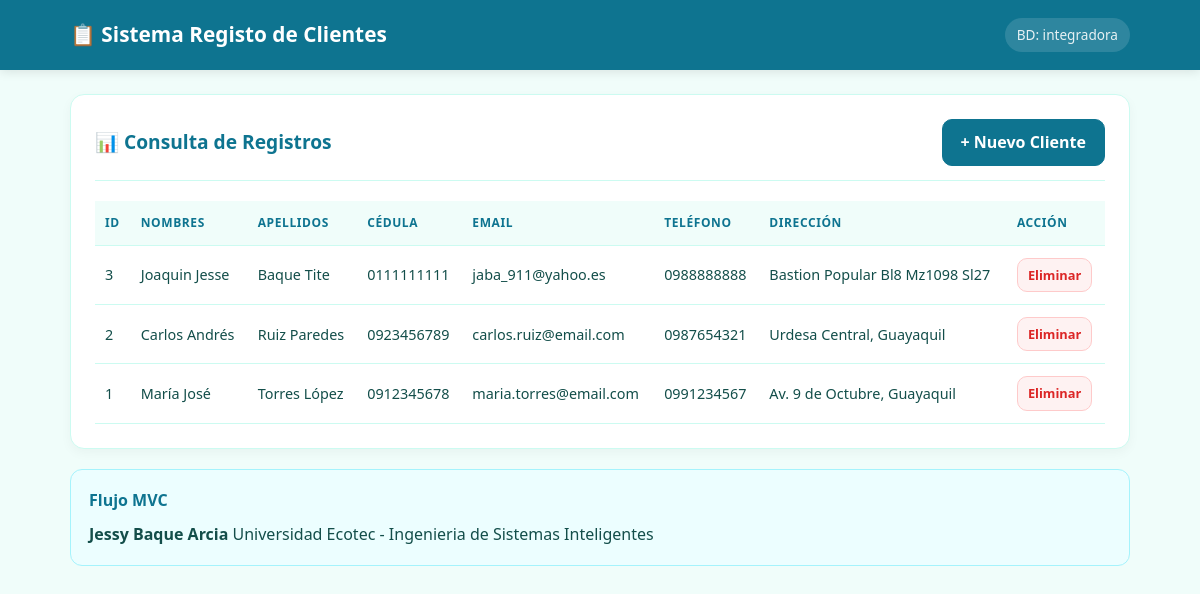
The page / on the database its author committed.
### tables this page shows
CREATE TABLE `clientes` (
  `id` int(11) NOT NULL,
  `nombres` varchar(80) NOT NULL,
  `apellidos` varchar(80) NOT NULL,
  `cedula` varchar(10) NOT NULL,
  `email` varchar(120) NOT NULL,
  `telefono` varchar(15) NOT NULL,
  `direccion` varchar(200) NOT NULL,
  `fecha_registro` timestamp NOT NULL DEFAULT current_timestamp()
);

### controller/ClienteController.php (called while the page is built, shortened)
<?php
class ClienteController {
    private $modelo;
    public function __construct() {
        require_once "models/Cliente.php";
        $this->modelo = new Cliente();
    }
    public function listar() {
        $clientes = $this->modelo->obtenerTodos();
        require_once "views/clientes/listar.php";
    }
}
?>

### config/conexion.php (called while the page is built, shortened)
<?php
class Conexion {
    private static $instancia = null;
    private function __construct() {
        try {
            $this->conexion = new PDO(
                "mysql:host=".DB_HOST.";dbname=".DB_NAME.";charset=utf8mb4",
                DB_USER,
                DB_PASS,
                [
                    PDO::ATTR_ERRMODE => PDO::ERRMODE_EXCEPTION,
                    PDO::ATTR_DEFAULT_FETCH_MODE => PDO::FETCH_ASSOC
                ]
            );
        } catch(PDOException $e) {
            die("Error de conexión BD integradora: " . $e->getMessage() . "<br>Verifica que creaste la BD integradora en phpMyAdmin e importaste integradora.sql");
        }
    }
    public static function getConexion() {
        if (self::$instancia === null) {
            self::$instancia = new self();
        }
        return self::$instancia->conexion;
    }
}
?>

### models/Cliente.php (called while the page is built, shortened)
<?php
class Cliente {
    private $db;
    public function __construct() {
        $this->db = Conexion::getConexion();
    }
    public function obtenerTodos() {
        $stmt = $this->db->query("SELECT * FROM clientes ORDER BY id DESC");
        return $stmt->fetchAll();
    }
}
?>

### views/clientes/listar.php (the view, shortened to what this page needs)
<!DOCTYPE html>
<html lang="es">
<head>
    <link rel="stylesheet" href="css/estilos.css">
</head>
<body>
<nav class="navbar">
    <div class="nav-content">
        <h1>📋 Sistema Registo de Clientes</h1>
        <div class="nav-info">BD: integradora</div>
    </div>
</nav>
<div class="container">
    <div class="card">
        <div class="card-header">
            <h2>📊 Consulta de Registros</h2>
            <a href="index.php?accion=crear" class="btn btn-primary">+ Nuevo Cliente</a>
        </div>
        <div class="table-responsive">
            <table>
                <thead>
                    <tr>
                        <th>ID</th>
                        <th>Nombres</th>
                        <th>Apellidos</th>
                        <th>Cédula</th>
                        <th>Email</th>
                        <th>Teléfono</th>
                        <th>Dirección</th>
                        <th>Acción</th>
                    </tr>
                </thead>
                <tbody>
                    <?php if (!empty($clientes)): ?>
                        <?php foreach ($clientes as $c): ?>
                        <tr>
                            <td><?= $c['id'] ?></td>
                            <td><?= htmlspecialchars($c['nombres']) ?></td>
                            <td><?= htmlspecialchars($c['apellidos']) ?></td>
                            <td><?= htmlspecialchars($c['cedula']) ?></td>
                            <td><?= htmlspecialchars($c['email']) ?></td>
                            <td><?= htmlspecialchars($c['telefono']) ?></td>
                            <td><?= htmlspecialchars($c['direccion']) ?></td>
                            <td><a href="index.php?accion=eliminar&id=<?= $c['id'] ?>" class="btn btn-sm btn-danger btn-eliminar">Eliminar</a></td>
                        </tr>
                        <?php endforeach; ?>
                    <?php else: ?>
                        <tr><td colspan="8" style="text-align:center">No hay registros. <a href="index.php?accion=crear">Registrar uno</a></td></tr>
                    <?php endif; ?>
                </tbody>
            </table>
        </div>
    </div>
    <div class="explicacion">
        <h3>Flujo MVC</h3>
        <p><strong>Jessy Baque Arcia</strong> Universidad Ecotec - Ingenieria de Sistemas Inteligentes</p>
    </div>
</div>
</body>
</html>

### index.php (shortened to what this page needs)
<?php
require_once "config/conexion.php";
require_once "controller/ClienteController.php";
$controller = new ClienteController();
$accion = $_GET['accion'] ?? 'listar';
switch ($accion) {
    case 'listar':
    default:
        $controller->listar();
        break;
}
?>

### css/estilos.css (style rules this page uses)
:root { --primary:#0e7490; --primary-dark:#0c5a70; --success:#059669; --danger:#dc2626; --bg:#f0fdfa; --card:#ffffff; --text:#134e4a; --light:#6b7280; --border:#ccfbf1; }
* { margin:0;padding:0;box-sizing:border-box;font-family:'Segoe UI',system-ui,sans-serif; }
body { background:var(--bg);color:var(--text);line-height:1.6; }
.navbar { background:var(--primary);color:white;padding:18px 0;box-shadow:0 2px 10px rgba(0,0,0,0.1); }
.nav-content { max-width:1100px;margin:0 auto;padding:0 20px;display:flex;justify-content:space-between;align-items:center;flex-wrap:wrap;gap:10px; }
.nav-content h1 { font-size:1.3rem; }
.nav-info { font-size:0.85rem;opacity:0.9;background:rgba(255,255,255,0.15);padding:6px 12px;border-radius:20px; }
.container { max-width:1100px;margin:24px auto;padding:0 20px; }
.card { background:var(--card);border-radius:14px;border:1px solid var(--border);box-shadow:0 4px 12px rgba(0,0,0,0.04);padding:24px;margin-bottom:20px; }
.card-header { display:flex;justify-content:space-between;align-items:center;margin-bottom:20px;padding-bottom:14px;border-bottom:1px solid var(--border);flex-wrap:wrap;gap:10px; }
.card-header h2 { font-size:1.2rem;color:var(--primary); }
.btn { padding:10px 18px;border-radius:10px;border:1px solid var(--border);background:white;text-decoration:none;color:var(--text);font-weight:600;cursor:pointer;transition:0.2s;display:inline-block;text-align:center; }
.btn-primary { background:var(--primary);color:white;border-color:var(--primary); }
.btn-sm { padding:6px 10px;font-size:0.8rem; }
.btn-danger { color:var(--danger);border-color:#fecaca;background:#fef2f2; }
.table-responsive { overflow-x:auto; }
table { width:100%;border-collapse:collapse;font-size:0.9rem; }
th,td { padding:12px 10px;text-align:left;border-bottom:1px solid var(--border); }
th { background:#f0fdfa;font-size:0.75rem;text-transform:uppercase;letter-spacing:0.05em;color:var(--primary); }
.explicacion { background:#ecfeff;border:1px solid #a5f3fc;border-radius:12px;padding:18px;margin-top:20px; }
.explicacion h3 { color:var(--primary);margin-bottom:8px;font-size:1rem; }

### rows shown on the page
clientes: id "3", nombres "Joaquin Jesse", apellidos "Baque Tite", cedula "0111111111", email "jaba_911@yahoo.es", telefono "0988888888", direccion "Bastion Popular Bl8 Mz1098 Sl27"
clientes: id "2", nombres "Carlos Andrés", apellidos "Ruiz Paredes", cedula "0923456789", email "carlos.ruiz@email.com", telefono "0987654321", direccion "Urdesa Central, Guayaquil"
clientes: id "1", nombres "María José", apellidos "Torres López", cedula "0912345678", email "maria.torres@email.com", telefono "0991234567", direccion "Av. 9 de Octubre, Guayaquil"
